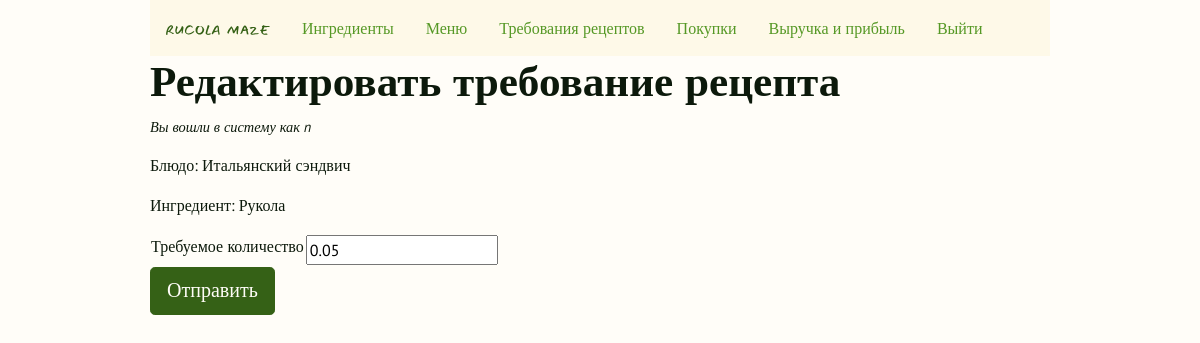
/recipe_requirements/71/edit (signed in), run on an earlier commit of the app's database.
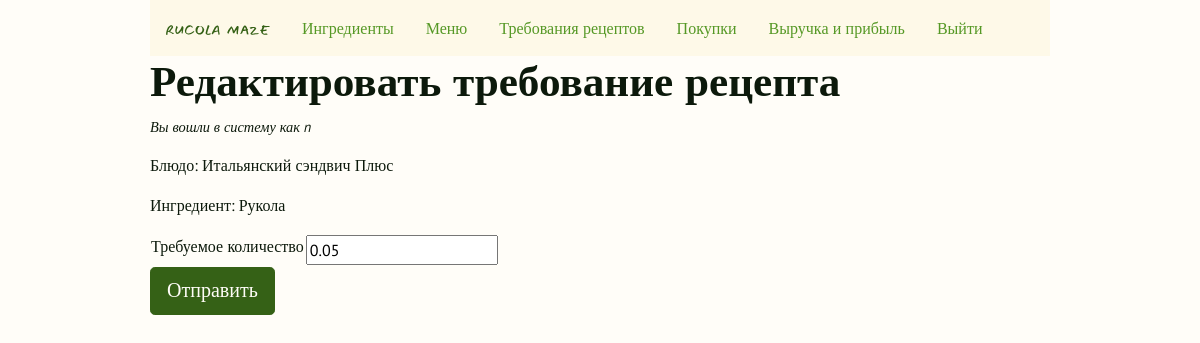
And on a later commit of the database.
### rucola_maze/models.py (models this page shows, shortened)
class MenuItem(db.Model):
    id = mapped_column(db.Integer, primary_key=True)
    title = mapped_column(db.String(128), unique=True, index=True)
    price_dollars = mapped_column(db.Integer)
    price_cents = mapped_column(db.Integer, default=0)
    in_recipe_requirements = db.relationship(
        "RecipeRequirement",
        backref="menu_item",
        lazy="dynamic",
        cascade="all, delete, delete-orphan",
    )
    purchases = db.relationship(
        "Purchase",
        backref="menu_item",
        lazy="dynamic",
        cascade="all, delete, delete-orphan",
    )
    def __str__(self):
        return self.title

### rucola_maze/inventory.py (the view, shortened to what this page needs)
@bp.route(
    "/recipe_requirements/<int:recipe_requirement_id>/edit", methods=["GET", "POST"]
)
@login_required
def recipe_requirement_edit(recipe_requirement_id):
    recipe_requirement = RecipeRequirement.query.get(recipe_requirement_id)
    form = RecipeRequirementForm()
    menu_item = MenuItem.query.get(recipe_requirement.menu_item_id)
    ingredient = Ingredient.query.get(recipe_requirement.ingredient_id)
    return render_template(
        "inventory/recipe_requirement_edit.html",
        form=RecipeRequirementForm(obj=recipe_requirement),
        recipe_requirement=recipe_requirement,
        menu_item=menu_item,
        ingredient=ingredient,
    )

### rucola_maze/forms.py
class RecipeRequirementForm(FlaskForm):  # INCLUDE ONLY AVAILABLE ITEMS
    quantity_required = StringField("Требуемое количество", validators=[DataRequired()])
    all_ingredients_possible = QuerySelectField(label="Ингредиент", allow_blank=False)
    all_menu_items_possible = QuerySelectField(label="Ингредиент", allow_blank=False)
    submit = SubmitField("Сохранить")

### rucola_maze/models.py (called while the page is built)
@login_manager.user_loader
def load_user(user_id):
    return User.query.get(int(user_id))

    def __str__(self):
        return self.name

### rucola_maze/templates/inventory/recipe_requirement_edit.html (shortened to what this page needs)
{% extends 'base.html' %}
{% block content %}
<div class="h1">
    <h1>Редактировать требование рецепта</h1>
</div>
<p class="small-text">Вы вошли в систему как {{ current_user.username }}</p>
<p>Блюдо: {{ menu_item }}</p>
<p>Ингредиент: {{ ingredient }}</p>
<form method="post"
    action="{{ url_for('inventory.recipe_requirement_edit', recipe_requirement_id=recipe_requirement.id) }}">
    <table>
        <tr>
            <td>{{ form.quantity_required.label }}</td>
            <td> {{ form.quantity_required() }}</td>
        </tr>
    </table>
    <input type="submit" value="Отправить" class="btn btn-primary btn-lg" class="form-control">
</form>
{% endblock %}

What changed in the data, as far as the page shows it:
changed MenuItem: title "Итальянский сэндвич" → "Итальянский сэндвич Плюс"
